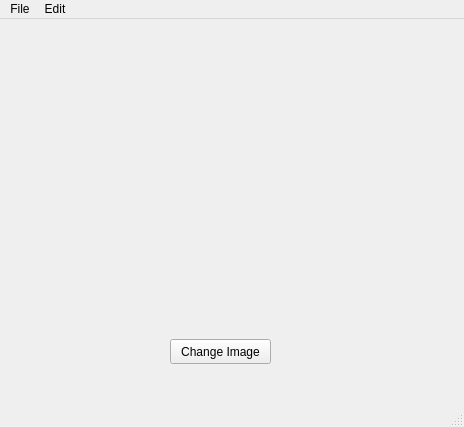
<?xml version="1.0" encoding="UTF-8"?>
<ui version="4.0">
 <class>QMainWindow</class>
 <widget class="QMainWindow" name="QMainWindow">
  <property name="geometry">
   <rect>
    <x>0</x>
    <y>0</y>
    <width>464</width>
    <height>427</height>
   </rect>
  </property>
  <property name="windowTitle">
   <string>NotePad</string>
  </property>
  <widget class="QWidget" name="centralwidget">
   <widget class="QLabel" name="label">
    <property name="geometry">
     <rect>
      <x>0</x>
      <y>0</y>
      <width>461</width>
      <height>281</height>
     </rect>
    </property>
    <property name="text">
     <string/>
    </property>
    <property name="pixmap">
     <pixmap>../Object_detection_using_yolo/frames/frame99.jpg</pixmap>
    </property>
    <property name="scaledContents">
     <bool>true</bool>
    </property>
   </widget>
   <widget class="QPushButton" name="pushButton">
    <property name="geometry">
     <rect>
      <x>170</x>
      <y>320</y>
      <width>101</width>
      <height>25</height>
     </rect>
    </property>
    <property name="text">
     <string>Change Image</string>
    </property>
   </widget>
  </widget>
  <widget class="QMenuBar" name="menubar">
   <property name="geometry">
    <rect>
     <x>0</x>
     <y>0</y>
     <width>464</width>
     <height>22</height>
    </rect>
   </property>
   <widget class="QMenu" name="menuFIle">
    <property name="title">
     <string>File</string>
    </property>
    <addaction name="actionNew"/>
    <addaction name="actionSave"/>
   </widget>
   <widget class="QMenu" name="menuEdit">
    <property name="title">
     <string>Edit</string>
    </property>
    <addaction name="actionCopy"/>
    <addaction name="actionPaste"/>
   </widget>
   <addaction name="menuFIle"/>
   <addaction name="menuEdit"/>
  </widget>
  <widget class="QStatusBar" name="statusbar"/>
  <action name="actionNew">
   <property name="text">
    <string>New</string>
   </property>
   <property name="statusTip">
    <string>Create a new file</string>
   </property>
   <property name="shortcut">
    <string>Ctrl+N</string>
   </property>
  </action>
  <action name="actionSave">
   <property name="text">
    <string>Save</string>
   </property>
   <property name="statusTip">
    <string>Save a file</string>
   </property>
   <property name="shortcut">
    <string>Ctrl+S</string>
   </property>
  </action>
  <action name="actionCopy">
   <property name="text">
    <string>Copy</string>
   </property>
   <property name="statusTip">
    <string>Copy a file</string>
   </property>
   <property name="shortcut">
    <string>Ctrl+C</string>
   </property>
  </action>
  <action name="actionPaste">
   <property name="text">
    <string>Paste</string>
   </property>
   <property name="statusTip">
    <string>Paste a file</string>
   </property>
   <property name="shortcut">
    <string>Ctrl+V</string>
   </property>
  </action>
 </widget>
 <resources/>
 <connections/>
</ui>
